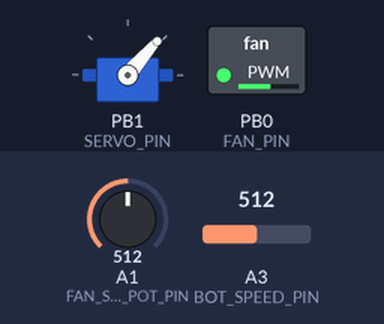
This sketch was run on a simulated ATtiny85, built with avr-gcc and run on an emulated ATtiny85. Shown: servo, switched loads named in the sketch (green lamp = pin HIGH). Wiring (inferred from the names in the program): servo: signal PB1. The inputs (shaded band) are chosen by the test bench; at power-on: A1 (FAN_SPEED_POT_PIN) = 512, A3 (BOT_SPEED_PIN) = 512. Servo pulses on a pin are drawn as a servo (544–2400 µs = 0–180°); pins used as bus, display or sensor lines are not drawn.

Above: at 3.2 s.
3.3 s: A1 (FAN_SPEED_POT_PIN) set to 306
At 6.1 s:
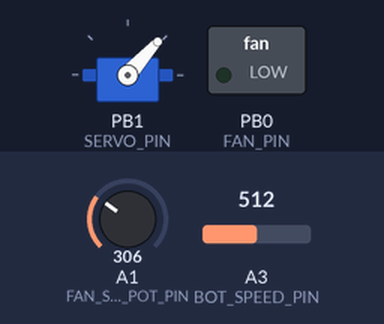
6.3 s: A3 (BOT_SPEED_PIN) set to 122
At 8.8 s:
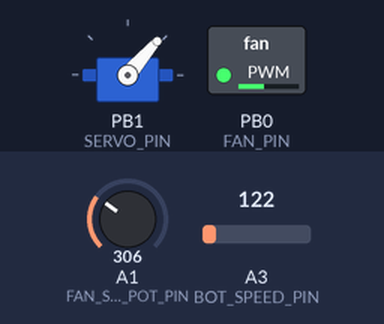
9.1 s: A1 (FAN_SPEED_POT_PIN) set to 1010
At 9.8 s:
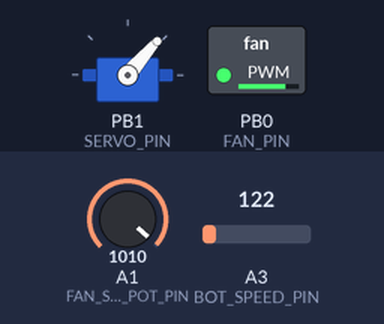
11.5 s: A3 (BOT_SPEED_PIN) set to 0
14.5 s: A1 (FAN_SPEED_POT_PIN) set to 511
Timing chart, 0 to 18.5 s (numbered marks = the images above; inputs shaded):
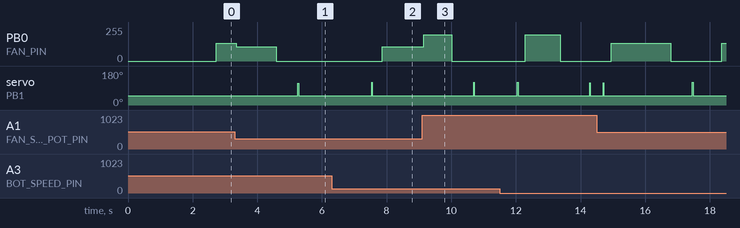

Measured:
- after the input at 3.3 s, PB0 (FAN_PIN): 135/255 → 108/255 after 0.05 s, → 0/255 1.2 s later
- after the input at 6.3 s, PB0 (FAN_PIN): 0/255 → 108/255 after 1.6 s; servo on PB1 (SERVO_PIN): 48° → 49° after 0.92 s
- after the input at 9.1 s, PB0 (FAN_PIN): 108/255 → 198/255 after 0.05 s, → 0/255 0.87 s later

The sketch:

bubblebot.ino
```cpp
//! -*- mode:c++ -*-
#include "bubblebot.h"

#define FAN_PIN 0
#define SERVO_PIN 1
#define FAN_SPEED_POT_PIN A1
#define BOT_SPEED_PIN A3

#define TCNTn   TCNT1
#define OCRnx   OCR1A
#define OCFnx   OCF1A
#define OCIEnx  OCIE1A


//  4 ticks (32us) - combined time spent inside the interrupt
#define TRIM_DURATION 0

// HITEC HS-81
#define SERVO_PULSE_MIN 700
#define SERVO_PULSE_MAX 2400
// prescaler PCK/64 is not 8us but rigol shows 1/510.2Hz/255
#define REAL_TIMER_TICK 7.6862


#define ARM_DOWN_ANGLE 149
#define ARM_UP_ANGLE 32
#define ARM_STEP_ANGLE 15
#define ARM_MOVE_DELAY 80
#define POT_MAX_READ_VAL 1024
#define POT_READ_INTERVAL 50

// time to wait before moving the arm down after the fan stops
#define BEFORE_ARM_DOWN_DELAY 100
// min time to wait before moving the arm up
#define MIN_ARM_DOWN_DELAY (ARM_MOVE_DELAY+20)
// max time to wait before moving the arm down
#define MAX_ARM_DOWN_DELAY 15000
// time to wait before starting the fan after the arm
#define BEFORE_FAN_BLOW_DELAY 100


#define MIN_FAN_BLOW_DURATION 2500
#define MAX_FAN_BLOW_DURATION 1000
#define MIN_FAN_PWM 70
#define MAX_FAN_PWM 200

#define BEFORE_DETACH_DELAY (2*ARM_MOVE_DELAY)

// pot 1
int fanSpeedPWM = 0;

// pot 2
int16_t armDownDelay = MIN_ARM_DOWN_DELAY; //5000;
unsigned long armDownDelayStartTime = 0;


unsigned long botScheduler = 0;
unsigned long nextPotReadTime = 0;
bool readPwmPot = true;
unsigned long timeNow = 0;
int armCurrentAngle = 0;
bot_state_t botState = STATE_INITIAL;
bot_state_t stateAfterServoDetach = STATE_INITIAL;
unsigned long delayAfterServoDetach = 0;


//
//
//
void setup() {
  pinMode(FAN_PIN, OUTPUT);
  digitalWrite(FAN_PIN, LOW);

  // wait for decoupling caps
  delay(1000);
  servoTimerSetup();
  initialArmSetup();
}

//
//
//
void loop() {
  timeNow = millis();

  // read the fan speed pot
  if (nextPotReadTime < timeNow) {
    // -
    if (readPwmPot) {
      int potVal = analogRead(FAN_SPEED_POT_PIN);
      fanSpeedPWM = map(potVal, 0, POT_MAX_READ_VAL, MIN_FAN_PWM, MAX_FAN_PWM);
      fanSpeedPWM = min(MAX_FAN_PWM, fanSpeedPWM);
    } else {
      int potVal = analogRead(BOT_SPEED_PIN);
      armDownDelay = map(potVal, 0, POT_MAX_READ_VAL, MIN_ARM_DOWN_DELAY, MAX_ARM_DOWN_DELAY);
      armDownDelay = min(MAX_ARM_DOWN_DELAY, armDownDelay);
      armDownDelay = max(MIN_ARM_DOWN_DELAY, armDownDelay);

      // try to update immediately
      if (armDownDelayStartTime > 0 && botState == STATE_ARM_UP) {
        botScheduler = armDownDelayStartTime + armDownDelay;
      }
    }

    readPwmPot = !readPwmPot;
    nextPotReadTime += POT_READ_INTERVAL;
  }

  if (botScheduler < timeNow)
    bubbleBotLoop();
}


void initialArmSetup()
{
  armCurrentAngle = ARM_DOWN_ANGLE;
  writeServo(armCurrentAngle);
  delay(1000);
  botState = STATE_ARM_UP;
}

bool updateArmAngle(int targetAngle) {
  if (targetAngle > armCurrentAngle) {
    armCurrentAngle += ARM_STEP_ANGLE;
    if (armCurrentAngle >= targetAngle) {
      armCurrentAngle = targetAngle;
    }
  } else if (targetAngle < armCurrentAngle) {
    armCurrentAngle -= ARM_STEP_ANGLE;
    if (armCurrentAngle < targetAngle) {
      armCurrentAngle = targetAngle;
    }
  }

  writeServo(armCurrentAngle);
  return armCurrentAngle == targetAngle;
}

void scheduleNext(int offset, enum bot_state_t state) {
  botScheduler = timeNow + offset;
  botState = state;
}

void scheduleDetachServoAndThen(int offset, enum bot_state_t state) {
  botScheduler = timeNow + BEFORE_DETACH_DELAY;
  botState = STATE_DETACH_SERVO;
  delayAfterServoDetach = max(0, (offset-BEFORE_DETACH_DELAY));
  stateAfterServoDetach = state;
}

int fanOnCountdown = 0;

//
//
//
void bubbleBotLoop() {
  switch(botState) {
  case STATE_ARM_DOWN:
    attachServo();
    if(updateArmAngle(ARM_DOWN_ANGLE)) {
      armDownDelayStartTime = timeNow;
      scheduleDetachServoAndThen(armDownDelay, STATE_ARM_UP);
    } else {
      scheduleNext(ARM_MOVE_DELAY, STATE_ARM_DOWN);
    }
    break;

  case STATE_ARM_UP:
    armDownDelayStartTime = 0;
    if(updateArmAngle(ARM_UP_ANGLE)) {
      scheduleDetachServoAndThen(BEFORE_FAN_BLOW_DELAY, STATE_FAN_BLOW);
    } else {
      scheduleNext(ARM_MOVE_DELAY, STATE_ARM_UP);
    }
    break;

  case STATE_FAN_BLOW: {
    analogWrite(FAN_PIN, fanSpeedPWM);
    // linear inerpolation of PWM between MIN/MAX_FAN_BLOW_DURATION
    int16_t fanBlowDuration =
      map(fanSpeedPWM, MIN_FAN_PWM, MAX_FAN_PWM, MIN_FAN_BLOW_DURATION, MAX_FAN_BLOW_DURATION);
    fanOnCountdown = fanBlowDuration / POT_READ_INTERVAL + 1;
    scheduleNext(POT_READ_INTERVAL, STATE_FAN_BLOW_IN_PROGRESS);
  }
    break;

  case STATE_FAN_BLOW_IN_PROGRESS:
    // live fan speed update according to the pot position
    analogWrite(FAN_PIN, fanSpeedPWM);
    if (0 == --fanOnCountdown) {
      analogWrite(FAN_PIN, 0);  // stop fan
      scheduleNext(BEFORE_ARM_DOWN_DELAY, STATE_ARM_DOWN);
    } else {
      scheduleNext(POT_READ_INTERVAL, STATE_FAN_BLOW_IN_PROGRESS);
    }
    break;

  // out of order
  case STATE_DETACH_SERVO:
    detachServo();
    scheduleNext(delayAfterServoDetach, stateAfterServoDetach);
    break;
  }


}


volatile uint8_t servoPulseTicks = 0;
int servoNumInterruptsWaitingForNext = 0;

enum servo_state_t {
  SERVO_DISABLED,
  WAITING_FOR_HIGH,
  WAITING_FOR_512,
  WAITING_FOR_LOW,
  WAITING_FOR_NEXT_PULSE
};
volatile servo_state_t servoState = SERVO_DISABLED;

void attachServo() {
  DDRB |= (1<<SERVO_PIN);
}

void writeServo(int angle) {
  int16_t pulseLength = map(angle, 0, 180, SERVO_PULSE_MIN, SERVO_PULSE_MAX);

  int16_t ticks = pulseLength/REAL_TIMER_TICK - 64;
  ticks = max(0, ticks);
  ticks = min(255, ticks);
  servoPulseTicks = static_cast<uint8_t>(ticks);

  TCNTn = 0;
  OCRnx = 64;
  servoState = WAITING_FOR_HIGH;
}

void detachServo() {
  servoState = SERVO_DISABLED;
  TCNTn = 0;
  OCRnx = 64;
}


ISR(TIM1_COMPA_vect)
{

switch(servoState) {
  case SERVO_DISABLED:
    PORTB &= ~(1<<SERVO_PIN);
    break;

  case WAITING_FOR_HIGH:
    PORTB |= (1<<SERVO_PIN);
    TCNTn = 0;
    OCRnx = 64 - TRIM_DURATION;
    servoState = WAITING_FOR_512;
    break;

  case WAITING_FOR_512:
    OCRnx = servoPulseTicks;
    servoState = WAITING_FOR_LOW;
    TCNTn = 0;
    if (OCRnx != 0) {
      // we need to clear the OCF1A flag because it is possible that the counter
      // value incremented and matched the output compare value while this
      // function was being executed
      TIFR = (1 << OCF1A);  // write logical 1 to the OCF0A flag to clear it
                            // also have to write 0 to all other bits for this to work.
    } else {
      TCNTn = 0xff;
    }
    break;

  case WAITING_FOR_LOW:
    PORTB &= ~(1<<SERVO_PIN);
    servoNumInterruptsWaitingForNext = 10;

    TCNTn = 0;
    OCRnx = 255 - servoPulseTicks;
    servoState = WAITING_FOR_NEXT_PULSE;
    break;

  case WAITING_FOR_NEXT_PULSE:
    if (0 == --servoNumInterruptsWaitingForNext) {
      servoState = WAITING_FOR_HIGH;
      TCNTn = 0;
      OCRnx = 1;
    } else {
      TCNTn = 0;
      OCRnx = 255;
    }
    break;
  }

}

//
//
//
void servoTimerSetup()
{
    //set up the timer prescaler based on which timer was selected and our F_CPU clock
    setupTimerPrescaler();

    // Enable Output Compare Match Interrupt
    TIMSK |= (1 << OCIEnx);

    //reset the counter to 0
    TCNTn  = 0;
    //set the compare value to any number larger than 0
    OCRnx = 255;
    // Enable global interrupts
    sei();
}


//
//
//
void setupTimerPrescaler()
{
        //reset the Timer Counter Control Register to its reset value
        TCCR1 = 0;

        #if F_CPU == 8000000L
            //set counter1 prescaler to 64
            //our F_CPU is 8mhz so this makes each timer tick 8 microseconds long
            TCCR1 &= ~(1<< CS13); //clear
            TCCR1 |=  (1<< CS12); //set
            TCCR1 |=  (1<< CS11); //set
            TCCR1 |=  (1<< CS10); //set

        #elif F_CPU == 1000000L
            //set counter1 prescaler to 8
            //our F_CPU is 1mhz so this makes each timer tick 8 microseconds long
            TCCR1 &= ~(1<< CS13); //clear
            TCCR1 |=  (1<< CS12); //set
            TCCR1 &= ~(1<< CS11); //clear
            TCCR1 &= ~(1<< CS10); //clear
        #else
            #error "unsupported clock speed"
        #endif
}
```

bubblebot.h
```cpp
#ifndef __JAG_BUBLIFUK_H__
#define __JAG_BUBLIFUK_H__

// Why can't I pass typedef or enum in Arduino?
// http://stackoverflow.com/a/18159078
enum bot_state_t {
  STATE_ARM_DOWN,
  STATE_ARM_UP,
  STATE_FAN_BLOW,
  STATE_FAN_BLOW_IN_PROGRESS,

  STATE_DETACH_SERVO,
  STATE_INITIAL
};


#endif
```
